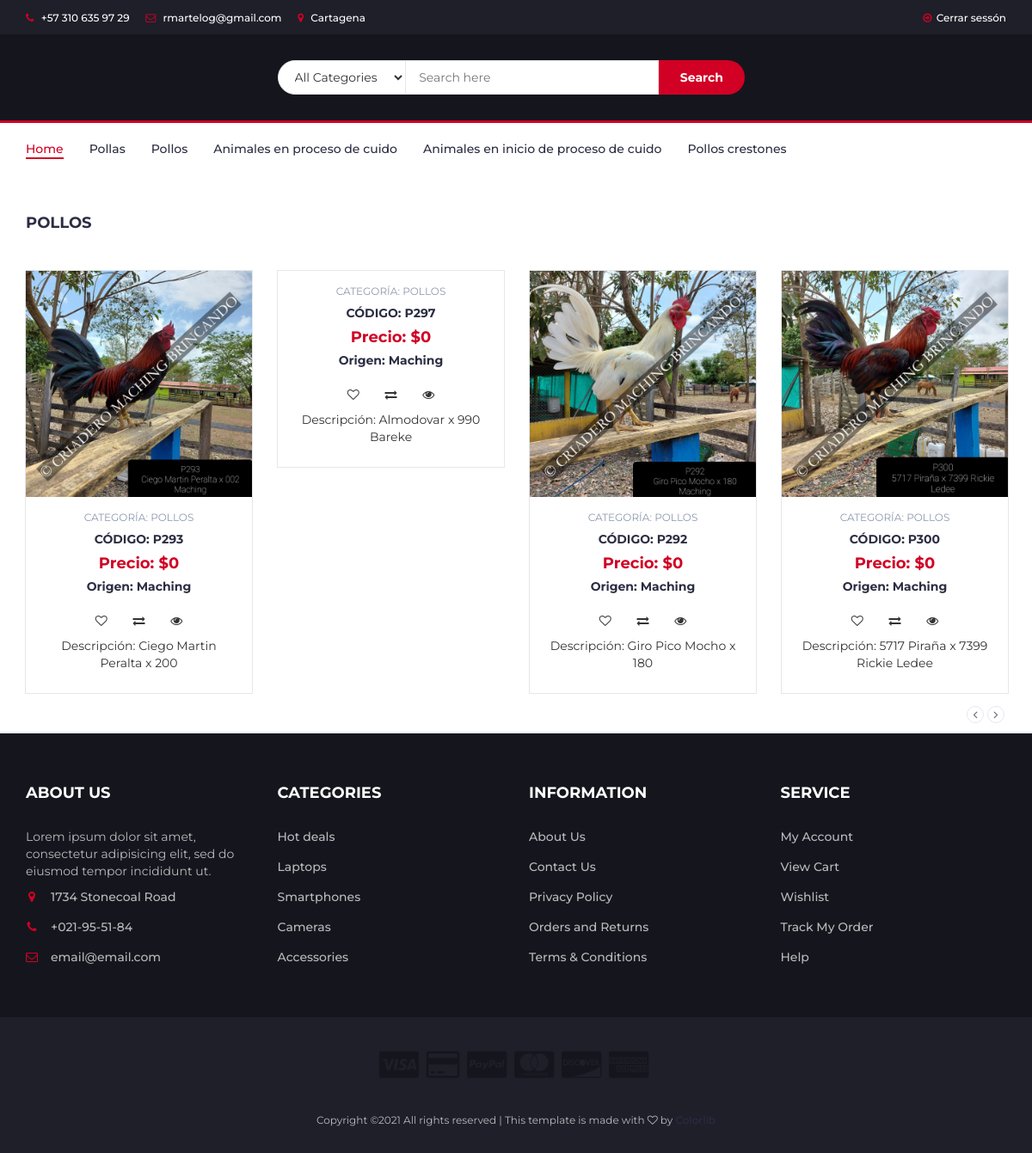
Screenshot of /home/pollos with the database file from the repository.
### portafolio/models.py (models this page shows)
class Producto(models.Model):
    nombre_gallo = models.CharField(max_length=200, null=True, blank=False, verbose_name='Nombre_gallo')
    slug = models.SlugField()
    categoria = models.ForeignKey(Categoria, on_delete=models.CASCADE)
    descripcion = models.TextField(null=True, blank=False, help_text='ingrese una descripcipón del animal',
                                   verbose_name='Descripcion animal')
    precio = models.IntegerField(null=True, blank=False)
    origen_animal = models.TextField(null=True, blank=False, help_text='ingrese el origen del animal',
                                     verbose_name='origen_animal')
    foto = models.ImageField(upload_to='portafolio/static/images', verbose_name='Foto_animal', null=True, blank=True)
    disponible = models.BooleanField(default=True)
    class Meta:
        verbose_name = 'Producto'
        verbose_name_plural = 'Productos'
        ordering = ['id']

class Categoria (models.Model):
    nombre_categoria = models.CharField(max_length=300, null=True, blank=False, verbose_name='Nombre_categoria')
    descripcion = models.TextField(null=True, blank=False,help_text='ingrese una descripcipón del animal', verbose_name='Descripcion animal')
    def __str__(self):
        return self.nombre_categoria
    class Meta:
        verbose_name = 'categoria'
        verbose_name_plural = 'categorias'
        ordering =['-id']

### portafolio/views.py (the view)
class pollos(View):
    model = Producto
    template_name = 'portafolio/categoria_pollos.html'
    def get(self, request, *args, **kwargs):
        categoria = Categoria.objects.get(nombre_categoria='Pollos')
        pollos = Producto.objects.filter(categoria=categoria, disponible=True)
        return render(request, self.template_name, {'pollos':pollos})

### portafolio/templates/portafolio/categoria_pollos.html (shortened to what this page needs)
{% extends 'portafolio/base.html' %}
{% load i18n %}
{% block content %}
    <div class="section">
        <div class="container">
            <div class="row">
                <div class="col-md-12">
                    <div class="section-title">
                        <h4 class="title">Pollos</h4>
                    </div>
                </div>
                {% if pollos %}
                    <div class="col-md-12">
                        <div class="row">
                            <div class="products-tabs">
                                <div id="tab1" class="tab-pane active">
                                    <div class="products-slick" data-nav="#slick-nav-1">
                                        {% for pollo in pollos %}
                                        <div class="product">
                                            <div class="product-img">
                                                <img src="{{ pollo.foto.url }}" alt="">
                                            </div>
                                            <div class="product-body">
                                                <p class="product-category">Categoría: {{ pollo.categoria }}</p>
                                                <h3 class="product-name"><a href="#">Código: {{ pollo.nombre_gallo }}</a></h3>
                                                <h4 class="product-price">Precio: ${{pollo.precio}}
                                                </h4>
                                                <h5 class="product-old">Origen: {{pollo.origen_animal}}</h5>
                                                <div class="product-btns">
                                                    <button class="add-to-wishlist"><i class="fa fa-heart-o"></i></button>
                                                    <button class="add-to-compare"><i class="fa fa-exchange"></i></button>
                                                    <button class="quick-view"><i class="fa fa-eye"></i></button>
                                                    <p> Descripción: {{ pollo.descripcion }}</p>
                                                </div>
                                            </div>
                                            <div class="add-to-cart">
                                                <button class="add-to-cart-btn"> add
                                                </button>
                                            </div>
                                        </div>
                                        {% endfor %}
                                    </div>
                                    <div id="slick-nav-1" class="products-slick-nav"></div>
                                </div>
                            </div>
                        </div>
                    </div>
                {% endif %}
            </div>
        </div>
    </div>
{% endblock content %}

### portafolio/templates/portafolio/base.html (shortened to what this page needs)
    <!DOCTYPE html>
{% load static %}
<html lang="en">
<head>
    <link rel="stylesheet" href="{% static 'css/bootstrap.min.css' %}">
    <link type="text/css" rel="stylesheet" href="{% static 'css/slick.css' %}">
    <link type="text/css" rel="stylesheet" href="{% static 'css/slick-theme.css' %}">
    <link type="text/css" rel="stylesheet" href="{% static 'css/nouislider.min.css' %}">
    <link rel="stylesheet" href="{% static 'css/font-awesome.min.css' %}">
    <link rel="stylesheet" href="{% static 'css/style.css' %}">
</head>
<body>
<header>
    <div id="top-header">
        <div class="container">
            <ul class="header-links pull-left">
                <li><a href="#"><i class="fa fa-phone"></i> +57 310 635 97 29</a></li>
                <li><a href="#"><i class="fa fa-envelope-o"></i> rmartelog@gmail.com</a></li>
                <li><a href="#"><i class="fa fa-map-marker"></i> Cartagena</a></li>
            </ul>
            {% block header %}
                <ul class="header-links pull-right">
                <li><a href="{% url 'logout' %}"><i class="fa fa-arrow-circle-o-right"></i>Cerrar sessón</a>
                </ul>
            {% endblock header %}
        </div>
    </div>
    <div id="header">
        <div class="container">
            <div class="row">
                <div class="col-md-3">
                </div>
                <div class="col-md-6">
                    <div class="header-search">
                        <form>
                            <select class="input-select">
                                <option value="0">All Categories</option>
                            </select>
                            <input class="input" placeholder="Search here">
                            <button class="search-btn">Search</button>
                        </form>
                    </div>
                </div>
                <div class="col-md-3 clearfix">
                </div>
            </div>
        </div>
    </div>
</header>
<nav id="navigation">
    <div class="container">
        <div id="responsive-nav">
            <ul class="main-nav nav navbar-nav">
                <li class="active"><a href="{% url 'portafolio:index' %}">Home</a></li>
                <li><a href="{% url 'portafolio:categoria_pollas' %}">Pollas</a></li>
                <li><a href="{% url 'portafolio:categoria_pollos' %}">Pollos</a></li>
                <li><a href="{% url 'portafolio:animales_en_proceso' %}">Animales en proceso de cuido</a></li>
                <li><a href="{% url 'portafolio:animales_en_inicio_de_proceso' %}">Animales en inicio de proceso de
                    cuido</a></li>
                <li><a href="{% url 'portafolio:categoria_crestones' %}">Pollos crestones</a></li>
            </ul>
        </div>
    </div>
    {% block content %}
    {% endblock content %}
</nav>
<footer id="footer">
    <div class="section">
        <div class="container">
            <div class="row">
                <div class="col-md-3 col-xs-6">
                    <div class="footer">
                        <h3 class="footer-title">About Us</h3>
                        <p>Lorem ipsum dolor sit amet, consectetur adipisicing elit, sed do eiusmod tempor incididunt
                            ut.</p>
                        <ul class="footer-links">
                            <li><a href="#"><i class="fa fa-map-marker"></i>1734 Stonecoal Road</a></li>
                            <li><a href="#"><i class="fa fa-phone"></i>+021-95-51-84</a></li>
                            <li><a href="#"><i class="fa fa-envelope-o"></i>email@email.com</a></li>
                        </ul>
                    </div>
                </div>
                <div class="col-md-3 col-xs-6">
                    <div class="footer">
                        <h3 class="footer-title">Categories</h3>
                        <ul class="footer-links">
                            <li><a href="#">Hot deals</a></li>
                            <li><a href="#">Laptops</a></li>
                            <li><a href="#">Smartphones</a></li>
                            <li><a href="#">Cameras</a></li>
                            <li><a href="#">Accessories</a></li>
                        </ul>
                    </div>
                </div>
                <div class="col-md-3 col-xs-6">
                    <div class="footer">
                        <h3 class="footer-title">Information</h3>
                        <ul class="footer-links">
                            <li><a href="#">About Us</a></li>
                            <li><a href="#">Contact Us</a></li>
                            <li><a href="#">Privacy Policy</a></li>
                            <li><a href="#">Orders and Returns</a></li>
                            <li><a href="#">Terms & Conditions</a></li>
                        </ul>
                    </div>
                </div>
                <div class="col-md-3 col-xs-6">
                    <div class="footer">
                        <h3 class="footer-title">Service</h3>
                        <ul class="footer-links">
                            <li><a href="#">My Account</a></li>
                            <li><a href="#">View Cart</a></li>
                            <li><a href="#">Wishlist</a></li>
                            <li><a href="#">Track My Order</a></li>
                            <li><a href="#">Help</a></li>
                        </ul>
                    </div>
                </div>
            </div>
        </div>
    </div>
    <div id="bottom-footer" class="section">
        <div class="container">
            <div class="row">
                <div class="col-md-12 text-center">
                    <ul class="footer-payments">
                        <li><a href="#"><i class="fa fa-cc-visa"></i></a></li>
                        <li><a href="#"><i class="fa fa-credit-card"></i></a></li>
                        <li><a href="#"><i class="fa fa-cc-paypal"></i></a></li>
                        <li><a href="#"><i class="fa fa-cc-mastercard"></i></a></li>
                        <li><a href="#"><i class="fa fa-cc-discover"></i></a></li>
                        <li><a href="#"><i class="fa fa-cc-amex"></i></a></li>
                    </ul>
                    <span class="copyright">
								Copyright &copy;<script>document.write(new Date().getFullYear());</script> All rights reserved | This template is made with <i
                            class="fa fa-heart-o" aria-hidden="true"></i> by <a href="https://colorlib.com"
                                                                                target="_blank">Colorlib</a>
							</span>
                </div>
            </div>
        </div>
    </div>
</footer>
</body>
</html>

### rows the page displays
Producto: foto (picture), categoria "POLLOS", nombre_gallo "P293", precio "0", origen_animal "Maching", descripcion "Ciego Martin Peralta x 200"
Producto: categoria "POLLOS", nombre_gallo "P297", precio "0", origen_animal "Maching", descripcion "Almodovar x 990 Bareke"
Producto: foto (picture), categoria "POLLOS", nombre_gallo "P292", precio "0", origen_animal "Maching", descripcion "Giro Pico Mocho x 180"
Producto: foto (picture), categoria "POLLOS", nombre_gallo "P300", precio "0", origen_animal "Maching", descripcion "5717 Piraña x 7399 Rickie Ledee"
